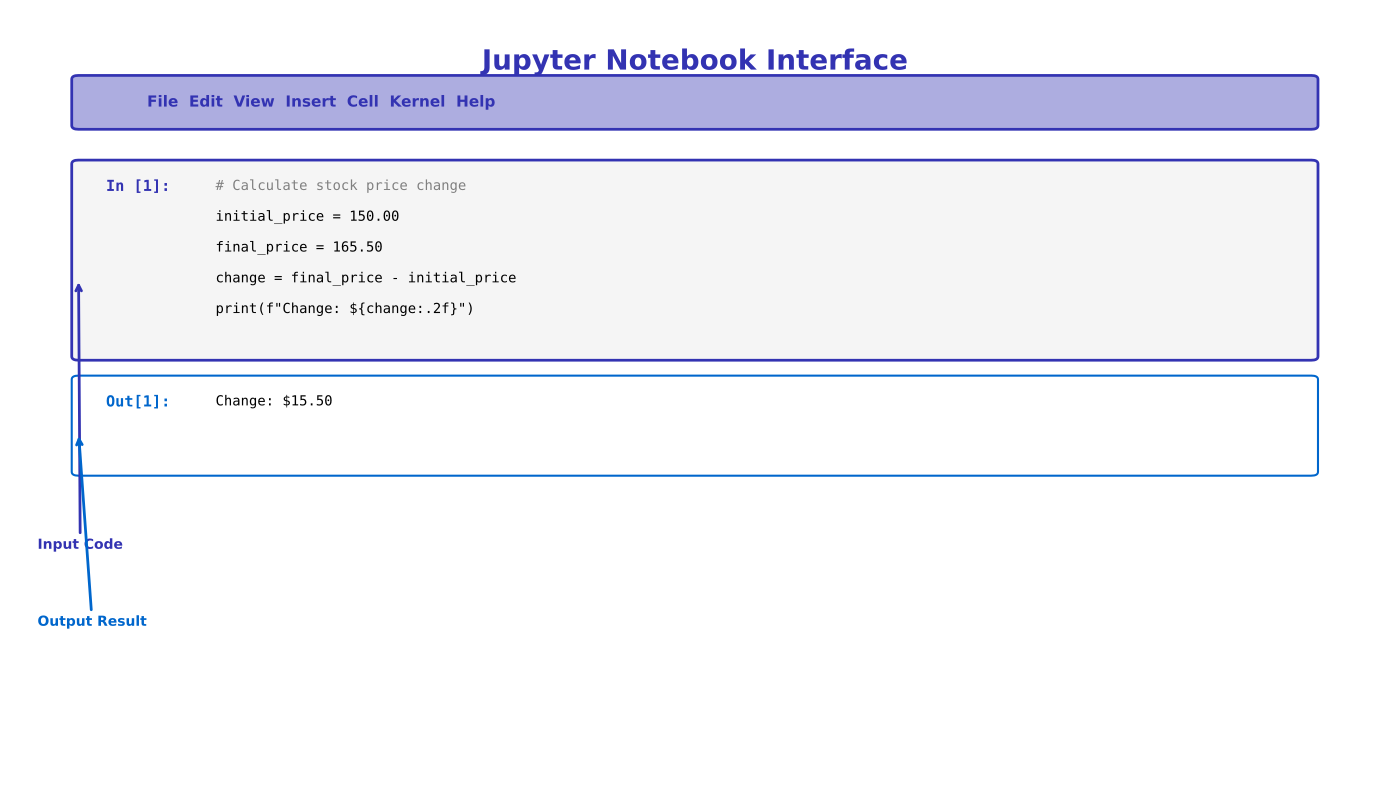

Reproduce this figure in Python.
"""Generated chart with course color palette"""
import matplotlib.pyplot as plt
import matplotlib.patches as patches
from matplotlib.patches import FancyBboxPatch, Rectangle, Circle, FancyArrowPatch, Wedge
import numpy as np
import pandas as pd
import seaborn as sns
from pathlib import Path

# Standard matplotlib configuration
plt.rcParams.update({
    'font.size': 10,
    'axes.labelsize': 10,
    'axes.titlesize': 11,
    'xtick.labelsize': 9,
    'ytick.labelsize': 9,
    'legend.fontsize': 9,
    'figure.figsize': (10, 6),
    'figure.dpi': 150
})

# Course colors
MLPURPLE = '#3333B2'
MLLAVENDER = '#ADADE0'
MLBLUE = '#0066CC'
MLORANGE = '#FF7F0E'
MLGREEN = '#2CA02C'
MLRED = '#D62728'

# Map old colors to course colors
COLOR_PRIMARY = MLPURPLE
COLOR_SECONDARY = MLPURPLE
COLOR_ACCENT = MLBLUE
COLOR_LIGHT = MLLAVENDER
COLOR_GREEN = MLGREEN
COLOR_ORANGE = MLORANGE
COLOR_RED = MLRED


fig, ax = plt.subplots(figsize=(14, 8))
ax.set_xlim(0, 10)
ax.set_ylim(0, 10)
ax.axis('off')

ax.text(5, 9.5, 'Jupyter Notebook Interface', ha='center', va='top',
        fontsize=20, fontweight='bold', color=COLOR_SECONDARY)

# Menu bar
menu_bar = FancyBboxPatch((0.5, 8.5), 9, 0.6, boxstyle="round,pad=0.05",
                          edgecolor=COLOR_SECONDARY, facecolor=COLOR_LIGHT, linewidth=2)
ax.add_patch(menu_bar)
ax.text(1, 8.8, 'File  Edit  View  Insert  Cell  Kernel  Help',
        va='center', fontsize=11, color=COLOR_SECONDARY, fontweight='bold')

# Code cell
code_cell = FancyBboxPatch((0.5, 5.5), 9, 2.5, boxstyle="round,pad=0.05",
                           edgecolor=COLOR_PRIMARY, facecolor='#F5F5F5', linewidth=2)
ax.add_patch(code_cell)
ax.text(0.7, 7.8, 'In [1]:', va='top', fontsize=11, color=COLOR_SECONDARY,
        fontweight='bold', family='monospace')
ax.text(1.5, 7.8, '# Calculate stock price change', va='top', fontsize=10,
        color='#808080', family='monospace')
ax.text(1.5, 7.4, 'initial_price = 150.00', va='top', fontsize=10,
        color='black', family='monospace')
ax.text(1.5, 7.0, 'final_price = 165.50', va='top', fontsize=10,
        color='black', family='monospace')
ax.text(1.5, 6.6, 'change = final_price - initial_price', va='top', fontsize=10,
        color='black', family='monospace')
ax.text(1.5, 6.2, 'print(f"Change: ${change:.2f}")', va='top', fontsize=10,
        color='black', family='monospace')

# Output cell
output_cell = FancyBboxPatch((0.5, 4.0), 9, 1.2, boxstyle="round,pad=0.05",
                             edgecolor=COLOR_ACCENT, facecolor='white', linewidth=1.5)
ax.add_patch(output_cell)
ax.text(0.7, 5.0, 'Out[1]:', va='top', fontsize=11, color=COLOR_ACCENT,
        fontweight='bold', family='monospace')
ax.text(1.5, 5.0, 'Change: $15.50', va='top', fontsize=10,
        color='black', family='monospace')

# Annotations
ax.annotate('Input Code', xy=(0.5, 6.5), xytext=(0.2, 3.0),
            fontsize=10, color=COLOR_PRIMARY, fontweight='bold',
            arrowprops=dict(arrowstyle='->', color=COLOR_PRIMARY, lw=2))
ax.annotate('Output Result', xy=(0.5, 4.5), xytext=(0.2, 2.0),
            fontsize=10, color=COLOR_ACCENT, fontweight='bold',
            arrowprops=dict(arrowstyle='->', color=COLOR_ACCENT, lw=2))

plt.tight_layout()
output_path = 'chart.pdf'
plt.savefig(output_path, dpi=300, bbox_inches='tight')
plt.close()
